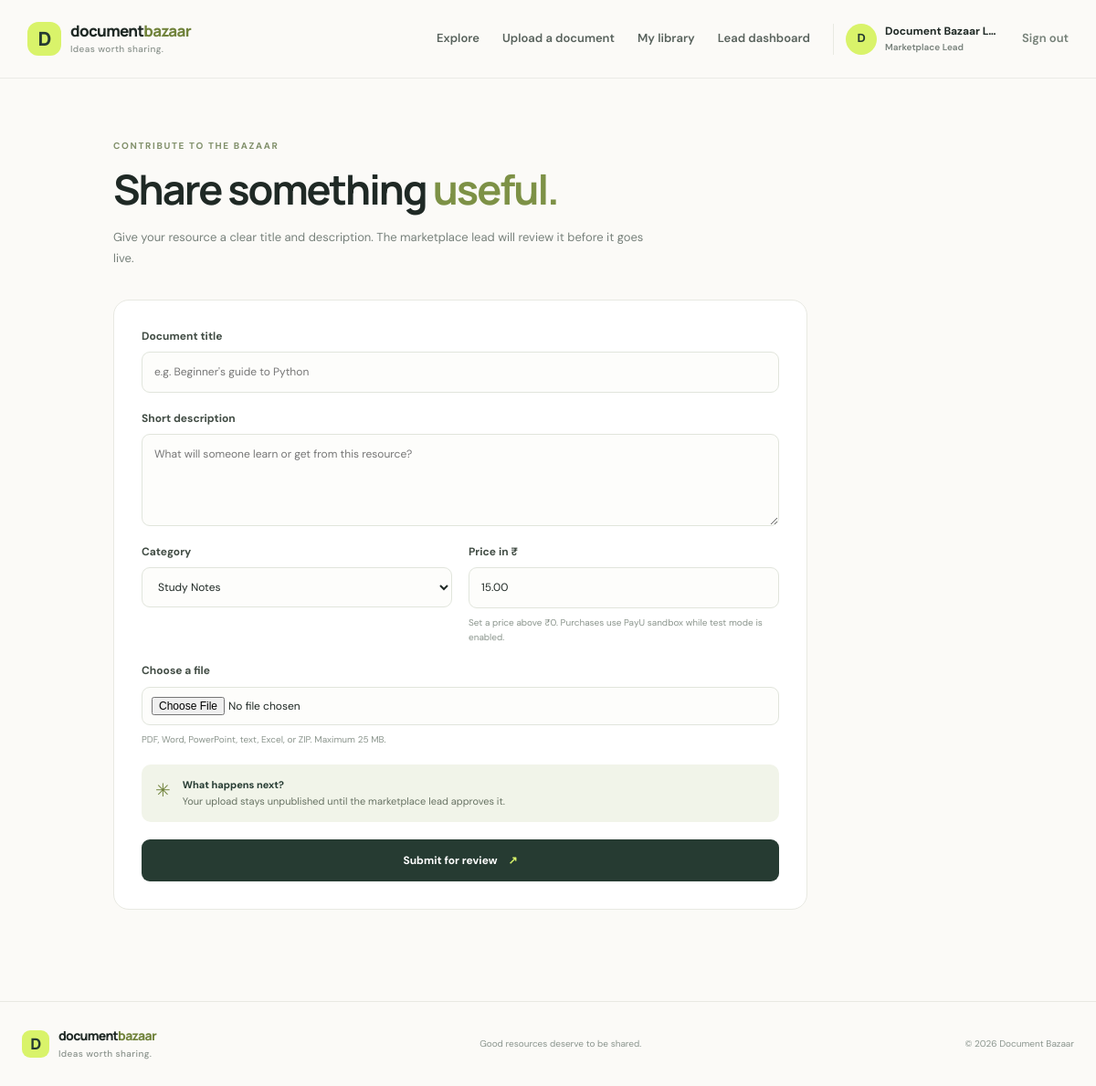
/sell (signed in), run on the app's committed database.
### tables this page shows
CREATE TABLE users (
            id INTEGER PRIMARY KEY AUTOINCREMENT,
            name TEXT NOT NULL,
            email TEXT NOT NULL UNIQUE,
            password_hash TEXT NOT NULL,
            role TEXT NOT NULL DEFAULT 'customer',
            created_at TIMESTAMP DEFAULT CURRENT_TIMESTAMP
        );

### app.py (the view, shortened to what this page needs)
@app.route("/sell", methods=["GET", "POST"])
@login_required
def sell():
    return render_template("sell.html")

### app.py (called while the page is built)
def get_db():
    conn = sqlite3.connect(DATABASE)
    conn.row_factory = sqlite3.Row
    conn.execute("PRAGMA foreign_keys = ON")
    return conn

def current_user():
    user_id = session.get("user_id")
    if not user_id:
        return None
    with get_db() as db:
        row = db.execute("SELECT id, name, email, role FROM users WHERE id = ?", (user_id,)).fetchone()
        return dict(row) if row else None

@app.context_processor
def inject_user():
    return {"user": current_user()}

def login_required(view):
    @wraps(view)
    def wrapped(*args, **kwargs):
        if not current_user():
            flash("Please sign in to continue.", "info")
            return redirect(url_for("login", next=request.path))
        return view(*args, **kwargs)
    return wrapped

### templates/sell.html (shortened to what this page needs)
{% extends "base.html" %}
{% block content %}
<section class="page-shell">
  <div class="page-intro"><div class="eyebrow muted-eyebrow">CONTRIBUTE TO THE BAZAAR</div><h1>Share something <em>useful.</em></h1><p>Give your resource a clear title and description. The marketplace lead will review it before it goes live.</p></div>
  <form class="editor-card form-stack" method="post" enctype="multipart/form-data">
    <label>Document title<input name="title" required maxlength="180" placeholder="e.g. Beginner's guide to Python"></label>
    <label>Short description<textarea name="description" rows="4" maxlength="1200" placeholder="What will someone learn or get from this resource?"></textarea></label>
    <div class="form-two-col"><label>Category<select name="category"><option>Study Notes</option></select></label><label>Price in ₹<input type="number" name="price" min="0.01" step="0.01" value="15.00" required><small class="field-help">Set a price above ₹0. Purchases use PayU sandbox while test mode is enabled.</small></label></div>
    <label>Choose a file<input type="file" name="document" required accept=".pdf,.doc,.docx,.ppt,.pptx,.txt,.xls,.xlsx,.zip"><small class="field-help">PDF, Word, PowerPoint, text, Excel, or ZIP. Maximum 25 MB.</small></label>
    <div class="review-note"><span>✳</span><p><strong>What happens next?</strong><br>Your upload stays unpublished until the marketplace lead approves it.</p></div>
    <button class="button button-dark" type="submit">Submit for review <span>↗</span></button>
  </form>
</section>
{% endblock %}

### templates/base.html (shortened to what this page needs)
<!doctype html>
<html lang="en">
<head>
  <link rel="stylesheet" href="{{ url_for('static', filename='style.css') }}">
</head>
<body>
  <header class="site-header">
    <div class="nav-wrap">
      <a class="brand" href="{{ url_for('index') }}">
        <span class="brand-mark">D</span>
        <span>document<span class="brand-accent">bazaar</span><small>Ideas worth sharing.</small></span>
      </a>
      <nav class="nav-links">
        <a href="{{ url_for('index') }}">Explore</a>
        {% if user %}
          <a href="{{ url_for('sell') }}">Upload a document</a>
          <a href="{{ url_for('my_library') }}">My library</a>
          {% if user.role == 'lead' %}<a href="{{ url_for('lead_dashboard') }}">Lead dashboard</a>{% endif %}
          <div class="account-pill">
            <span class="avatar">{{ user.name[0]|upper }}</span>
            <span class="account-copy"><strong>{{ user.name }}</strong><small>{{ 'Marketplace Lead' if user.role == 'lead' else 'Account holder' }}</small></span>
          </div>
          <a class="nav-logout" href="{{ url_for('logout') }}">Sign out</a>
        {% else %}
          <a href="{{ url_for('login') }}">Sign in</a>
          <a class="nav-cta" href="{{ url_for('register') }}">Create account <span>↗</span></a>
        {% endif %}
      </nav>
    </div>
  </header>
  <main>
    {% block content %}{% endblock %}
  </main>
  <footer class="site-footer">
    <div class="footer-inner">
      <a class="brand footer-brand" href="{{ url_for('index') }}"><span class="brand-mark">D</span><span>document<span class="brand-accent">bazaar</span><small>Ideas worth sharing.</small></span></a>
      <p>Good resources deserve to be shared.</p>
      <span>© {{ 2026 }} Document Bazaar</span>
    </div>
  </footer>
</body>
</html>

### static/style.css (style rules this page uses)
:root { --ink:#1f2925;--muted:#77817b;--paper:#fbfaf7;--white:#fff;--green:#d9f36a;--deep:#263b32;--line:#e8e9e2;--lav:#e9e6ff;--peach:#ffe5d7;--mint:#dff3e8;--radius:18px }
* { box-sizing:border-box }
html { scroll-behavior:smooth }
body { margin:0;background:var(--paper);color:var(--ink);font-family:'DM Sans',sans-serif;font-size:15px;line-height:1.55 }
a { color:inherit;text-decoration:none }
button,input,textarea,select { font:inherit }
button { cursor:pointer }
.site-header { height:86px;background:rgba(251,250,247,.96);border-bottom:1px solid rgba(31,41,37,.07);position:sticky;top:0;z-index:10;backdrop-filter:blur(16px) }
.nav-wrap { max-width:1220px;height:100%;margin:auto;padding:0 30px;display:flex;align-items:center;justify-content:space-between;gap:24px }
.brand { display:flex;align-items:center;gap:10px;font-family:'Manrope',sans-serif;font-weight:800;font-size:17px;letter-spacing:-.7px;line-height:1.05 }
.brand-mark { display:grid;place-items:center;width:37px;height:37px;border-radius:12px;background:var(--green);font-size:21px;color:var(--deep) }
.brand-accent { color:#71833c }
.brand small { display:block;margin-top:5px;font:500 10px 'DM Sans',sans-serif;letter-spacing:.4px;color:#89918b }
.nav-links { display:flex;align-items:center;gap:25px;font-size:13px;font-weight:600 }
.nav-links>a:not(.nav-cta):not(.nav-logout) { color:#58625c }
.nav-logout { color:#758078 }
.account-pill { display:flex;align-items:center;gap:9px;padding-left:13px;border-left:1px solid var(--line);max-width:190px }
.avatar { width:34px;height:34px;display:grid;place-items:center;border-radius:50%;background:var(--green);color:var(--deep);font-weight:800 }
.account-copy { display:flex;flex-direction:column;line-height:1.25;min-width:0 }
.account-copy strong { font-size:12px;max-width:125px;overflow:hidden;text-overflow:ellipsis;white-space:nowrap }
.account-copy small { font-size:10px;color:var(--muted);margin-top:4px }
.eyebrow { font-size:10px;font-weight:700;letter-spacing:1.65px;display:flex;align-items:center;gap:9px;color:#d7e2d9 }
.hero h1 em,.section-heading h2 em,.page-intro h1 em,.share-banner h2 em,.auth-aside h1 em { font-style:normal;color:var(--green) }
.muted-eyebrow { color:#81906b }
.section-heading h2,.page-intro h1 { font:700 clamp(32px,4vw,45px)/1.14 'Manrope',sans-serif;letter-spacing:-2px;margin:14px 0 0 }
.section-heading h2 em,.page-intro h1 em { color:#7d9146 }
.button { display:inline-flex;align-items:center;justify-content:center;gap:12px;padding:13px 18px;border-radius:9px;border:1px solid transparent;font-weight:700;font-size:12px;transition:transform .2s,opacity .2s }
.button-dark { background:var(--deep);color:white }
.button-dark span { color:var(--green) }
.site-footer { border-top:1px solid var(--line);padding:28px 24px }
.footer-inner { max-width:1160px;margin:auto;display:flex;align-items:center;justify-content:space-between;gap:20px }
.footer-brand { font-size:14px }
.footer-brand .brand-mark { width:30px;height:30px;font-size:17px;border-radius:9px }
.footer-inner>p,.footer-inner>span { font-size:10px;color:#8b958e }
.page-shell { max-width:1000px;margin:auto;padding:66px 24px 100px }
.page-intro { max-width:680px;margin-bottom:33px }
.page-intro>p { color:var(--muted);font-size:13px;line-height:1.8;max-width:590px;margin-top:15px }
.editor-card { max-width:760px;background:white;border:1px solid var(--line);border-radius:17px;padding:30px }
.form-stack { display:flex;flex-direction:column;gap:19px }
.form-stack label { display:flex;flex-direction:column;gap:8px;font-size:12px;font-weight:700;color:#424d45 }
.form-stack input,.form-stack textarea,.form-stack select { width:100%;border:1px solid #e1e5dc;background:#fdfdfb;border-radius:9px;padding:12px 13px;outline:none;color:var(--ink);font-size:12px;font-weight:400 }
.form-stack input[type=file] { padding:10px }
.form-stack textarea { resize:vertical }
.form-two-col { display:grid;grid-template-columns:1fr 1fr;gap:18px }
.field-help { font-size:10px;color:#8b958d;font-weight:400;line-height:1.6 }
.review-note { display:flex;gap:13px;align-items:start;background:#f1f4e9;border-radius:10px;padding:13px 15px }
.review-note>span { font-size:20px;color:#71833c }
.review-note p { margin:0;font-size:11px;color:#677263;line-height:1.7 }
.review-note strong { color:var(--deep) }

### data on the page
users: name "D", name "Document Bazaar L…", role "Marketplace Lead"

### other printed values
{{ 2026 }} "2026"
